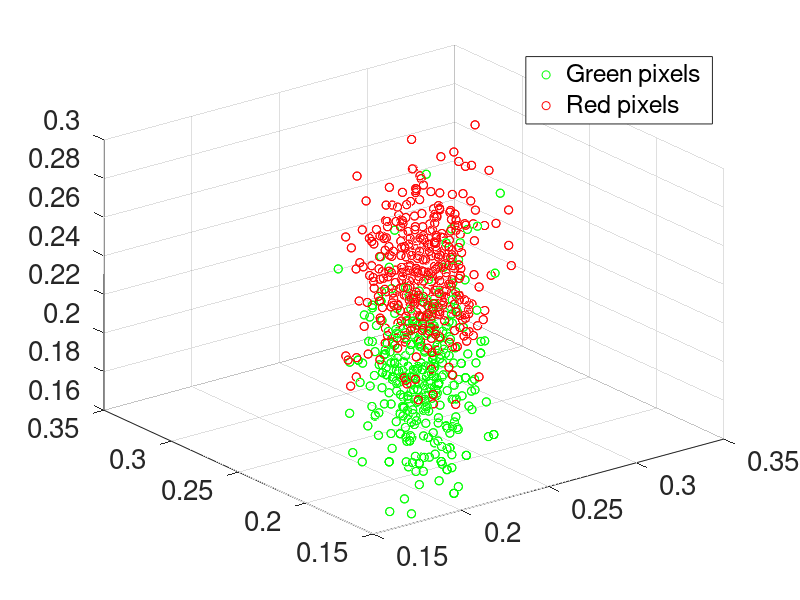
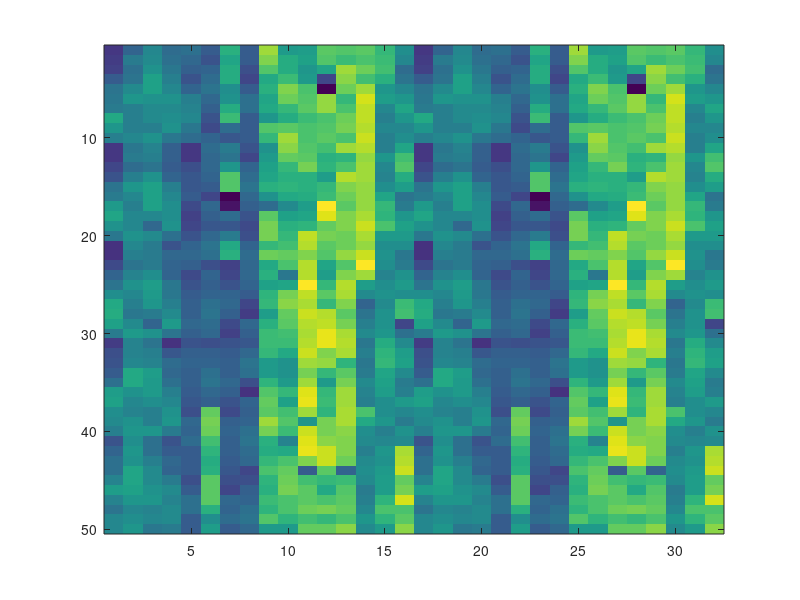
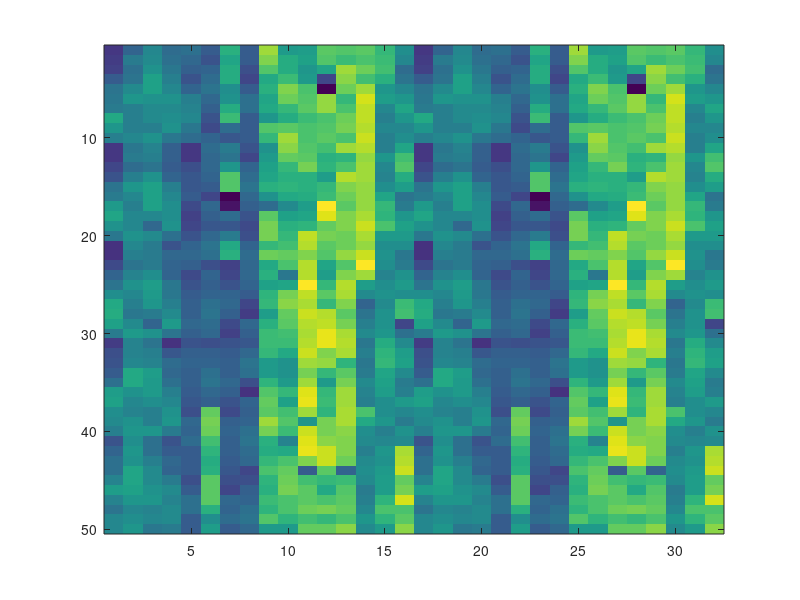

Source code (MATLAB) for these figures, in order: (Note: this script raises an error after producing the figures.)
dbstop if error
clear; close all; clc

%%%%%%%%%%%%%%%%%%%%%%%%%%%%%%%%%%%%%%%%%%%%%%%%%%%%%%%%%%%%%%%%%%%%%%%%%%%
% load data
load('FakePaviaThings.mat'); %FakePaviaIm, FakepaviaImSq, PaviaWavelengths, PaviaColors

sz = size(FakePaviaIm);
B = sz(3);

figure, imagesc(mean(FakePaviaIm,3))
figure, imagesc(mean(FakePaviaIm,3))

gr = reshape(FakePaviaIm(:, [1:8, 17:24], :), [sz(1)*sz(2)/2, B]);
rd = reshape(FakePaviaIm(:, [9:16, 25:32], :), [sz(1)*sz(2)/2, B]);
figure, scatter3(gr(:,1), gr(:,2), gr(:,3), 'g'), hold on
scatter3(rd(:,1), rd(:,2), rd(:,3), 'r')
legend('Green pixels', 'Red pixels')
% title('Scatter plot of first 3 dimensions before dimensionality reduction of Pavia data')
set(gca, 'FontSize', 20)
set(gcf,'outerposition',get(0,'screensize'));
saveas(gcf, '/Users/hudanyun.sheng/Desktop/Project1/pavia/scatterPavia.jpg')

grSq = reshape(FakePaviaImSq(:, [1:8, 17:24], :), [sz(1)*sz(2)/2, B]);
rdSq = reshape(FakePaviaImSq(:, [9:16, 25:32], :), [sz(1)*sz(2)/2, B]);
% figure, scatter3(grSq(:,1), grSq(:,2), grSq(:,3), 'g'), hold on
% scatter3(rdSq(:,1), rdSq(:,2), rdSq(:,3), 'r')
% legend('Green pixels', 'Red pixels')
% % title('Scatter plot of first 3 dimensions before dimensionality reduction of squeezed Pavia data')
% set(gca, 'FontSize', 20)
% set(gcf,'outerposition',get(0,'screensize'));
% saveas(gcf, '/Users/hudanyun.sheng/Desktop/Project1/pavia/scatterPaviaSqueezed.jpg')

A        = rand(B,B);
cov_mat  = A'*A;
mu       = zeros(B,1);
noise    = mvnrnd(mu, cov_mat, sz(1)*sz(2));
minN     = min(min(noise));
maxN     = max(max(noise));
noise    = (noise-minN)/(maxN-minN);
noise    = reshape(noise, size(FakePaviaIm));

%%%%%%% Experiment with different noise levels %%%%%%%%%
for level_noise = -4:2:4
    mnfParameters = MNFbyDGParameters();
    mnfParameters.NComps = 4;
    mnfParameters.DIAGLOAD = 0.5;
    X             = FakePaviaIm + noise*10^level_noise;
	figure, imagesc(mean(X,3)), title(['Mean over wavelengths of Pavia image with noise level 10e', num2str(level_noise)])
    saveas(gcf, ['/Users/hudanyun.sheng/Desktop/Project1/pavia/mean', num2str(level_noise),'.jpg'])
    
	[Y, YVecs, Cnb, Cn, transform]           = MNFbyDGSNR(X, mnfParameters);
%     figure, imagesc(mean(Y,3)), title(['MNF dimensionality reduction result of Pavia image with noise level 10e', num2str(level_noise)])
% 	set(gca, 'FontSize', 20)
%     set(gcf,'outerposition',get(0,'screensize'));
%     saveas(gcf, ['/Users/hudanyun.sheng/Desktop/Project1/pavia/mnf', num2str(level_noise),'.jpg'])
    
    szY = size(Y);
    Ygr = reshape(Y(:, [1:8, 17:24], :), [szY(1)*szY(2)/2, szY(3)]);
    Yrd = reshape(Y(:, [9:16, 25:32], :), [szY(1)*szY(2)/2, szY(3)]);
    figure, scatter3(Ygr(:,1), Ygr(:,2), Ygr(:,3), 'g'), hold on
    scatter3(Yrd(:,1), Yrd(:,2), Yrd(:,3), 'r')
    legend('Green pixels', 'Red pixels')
    title(['Scatter plot of first 3 dimensions after dimensionality reduction of Pavia data with noise level 10e', num2str(level_noise)])
    set(gca, 'FontSize', 20)
    set(gcf,'outerposition',get(0,'screensize'));
    saveas(gcf, ['/Users/hudanyun.sheng/Desktop/Project1/pavia/Noisescattermnf', num2str(level_noise), '.jpg'])

    
    XSq           = FakePaviaImSq + noise*10^level_noise; 
% 	figure, imagesc(mean(XSq,3)), title(['Mean over wavelengths of squeezed Pavia image with noise level 10e', num2str(level_noise)])
%     saveas(gcf, ['meansqueezed', num2str(level_noise),'.jpg'])
      
    [YSq, YVecsSq, CnbSq, CnSq, transformSq] = MNFbyDGSNR(XSq, mnfParameters);
% 	figure, imagesc(mean(YSq,3)), title(['MNF dimensionality reduction result of squeezed Pavia image with noise level 10e', num2str(level_noise)])
% 	set(gca, 'FontSize', 20)
%     set(gcf,'outerposition',get(0,'screensize'));
%     saveas(gcf, ['/Users/hudanyun.sheng/Desktop/Project1/pavia/mnfsqueezed', num2str(level_noise),'.jpg'])
    
    szYSq = size(YSq);
    YSqgr = reshape(YSq(:, [1:8, 17:24], :), [szYSq(1)*szYSq(2)/2, szYSq(3)]);
    YSqrd = reshape(YSq(:, [9:16, 25:32], :), [szYSq(1)*szYSq(2)/2, szYSq(3)]);
    figure, scatter3(YSqgr(:,1), YSqgr(:,2), YSqgr(:,3), 'g'), hold on
    scatter3(YSqrd(:,1), YSqrd(:,2), YSqrd(:,3), 'r')
    legend('Green pixels', 'Red pixels')
    title(['Scatter plot of first 3 dimensions after dimensionality reduction of squeezed Pavia data with noise level 10e', num2str(level_noise)])
    set(gca, 'FontSize', 20)
    set(gcf,'outerposition',get(0,'screensize'));
    saveas(gcf, ['/Users/hudanyun.sheng/Desktop/Project1/pavia/Noisescattermnfsqueezed', num2str(level_noise), '.jpg'])
end

close all
%%%%%%%% Experiment with different diagonal load levels %%%%%%%%%%
for level_diagload = -8:2:8
    mnfParameters = MNFbyDGParameters();
    mufParameters.NComps   = 4;
    mnfParameters.DIAGLOAD = 0.5*10^level_diagload;
    
    [Y, YVecs, Cnb, Cn, transform]           = MNFbyDGSNR(X, mnfParameters);
	figure, imagesc(mean(Y,3)), title(['MNF dimensionality reduction result of Pavia image with diagonal load level 10e', num2str(level_diagload)])
	set(gca, 'FontSize', 20)
    set(gcf,'outerposition',get(0,'screensize'));
    saveas(gcf, ['/Users/hudanyun.sheng/Desktop/Project1/pavia/mnfdiag', num2str(level_diagload),'.jpg'])
    
    szY = size(Y);
    Ygr = reshape(Y(:, [1:8, 17:24], :), [szY(1)*szY(2)/2, szY(3)]);
    Yrd = reshape(Y(:, [9:16, 25:32], :), [szY(1)*szY(2)/2, szY(3)]);
    figure, scatter3(Ygr(:,1), Ygr(:,2), Ygr(:,3), 'g'), hold on
    scatter3(Yrd(:,1), Yrd(:,2), Yrd(:,3), 'r')
    legend('Green pixels', 'Red pixels')
    title(['Scatter plot of first 3 dimensions after dimensionality reduction of Pavia data with diagonal load level 10e', num2str(level_diagload)])
    set(gca, 'FontSize', 20)
    set(gcf,'outerposition',get(0,'screensize'));
    saveas(gcf, ['/Users/hudanyun.sheng/Desktop/Project1/pavia/scattermnf', num2str(level_diagload), '.jpg'])
    
    
	[YSq, YVecsSq, CnbSq, CnSq, transformSq] = MNFbyDGSNR(XSq, mnfParameters);
	figure, imagesc(mean(YSq,3)), title(['MNF dimensionality reduction result of squeezed Pavia image with diagonal load level 10e', num2str(level_diagload)])
	set(gca, 'FontSize', 20)
    set(gcf,'outerposition',get(0,'screensize'));   
    saveas(gcf, ['/Users/hudanyun.sheng/Desktop/Project1/pavia/mnfdiagsqueezed', num2str(level_diagload),'.jpg'])
    
	szYSq = size(YSq);
    YSqgr = reshape(YSq(:, [1:8, 17:24], :), [szYSq(1)*szYSq(2)/2, szYSq(3)]);
    YSqrd = reshape(YSq(:, [9:16, 25:32], :), [szYSq(1)*szYSq(2)/2, szYSq(3)]);
    figure, scatter3(YSqgr(:,1), YSqgr(:,2), YSqgr(:,3), 'g'), hold on
    scatter3(YSqrd(:,1), YSqrd(:,2), YSqrd(:,3), 'r')
    legend('Green pixels', 'Red pixels')
    title(['Scatter plot of first 3 dimensions after dimensionality reduction of squeezed Pavia data with diagonal load level 10e', num2str(level_diagload)])
    set(gca, 'FontSize', 20)
    set(gcf,'outerposition',get(0,'screensize'));
    saveas(gcf, ['/Users/hudanyun.sheng/Desktop/Project1/pavia/scattermnfsqueezed', num2str(level_diagload), '.jpg'])
end